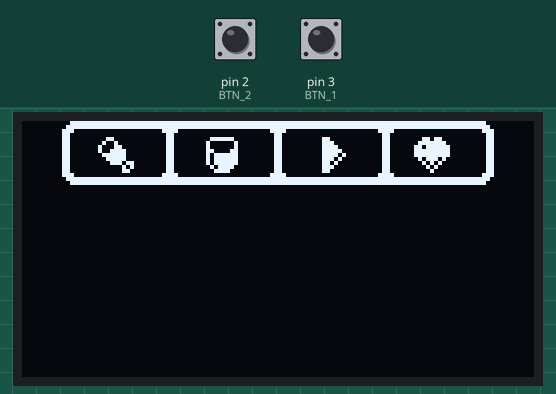
Simulated run of this program. Board: Arduino Uno, built with avr-gcc and run on an emulated ATmega328P. Shown: 128×64 one-colour display. The test bench sets the inputs (shaded band); at power-on: pin 3 (BTN_1) HIGH, pin 2 (BTN_2) HIGH. What the program prints to the serial monitor is not drawn.

Above: at 3.2 s.
3.3 s: pin 3 (BTN_1) pulled LOW for 1 s
At 3.44 s:
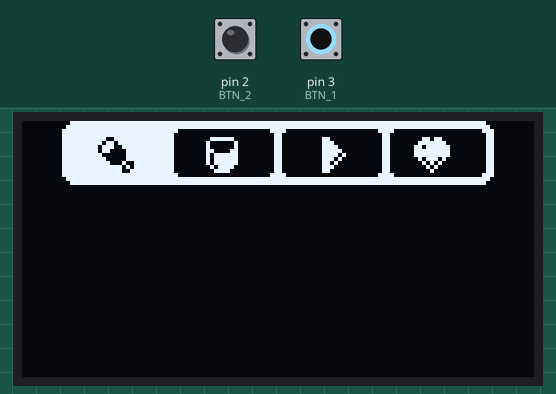
At 3.9 s:
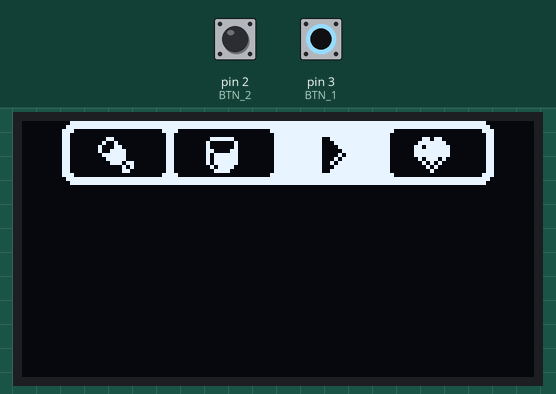
5.8 s: pin 3 (BTN_1) pulled LOW for 0.15 s
7.4 s: pin 3 (BTN_1) pulled LOW for 3.2 s
At 7.54 s:
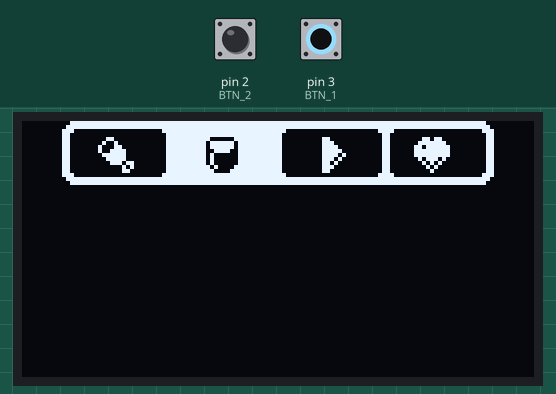
Timing chart, 0 to 10.4 s (numbered marks = the images above; inputs shaded):
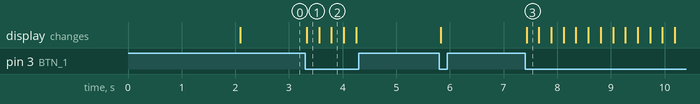

The program:

main.cpp
```cpp
#include <Arduino.h>
#include <Wire.h>
#include <Adafruit_GFX.h>
#include <Adafruit_SSD1306.h>
#include "Menu.h"

#define BTN_1 3
#define BTN_2 2

Adafruit_SSD1306 mainDisplay(128, 64, &Wire, -1);
Menu monMenu(&mainDisplay);

int etatMenu = 0;
bool lastStateBtn1 = HIGH;
bool lastStateBtn2 = HIGH;

void setup() {
  Serial.begin(9600);
  pinMode(BTN_1, INPUT_PULLUP);
  pinMode(BTN_2, INPUT_PULLUP);

  Serial.println("test-serial");

  mainDisplay.begin(SSD1306_SWITCHCAPVCC, 0x3c);
  mainDisplay.clearDisplay();

  monMenu.yellowSquare();
  delay(2000);
  monMenu.showMenu();
}

void loop() {
  bool currentStateBtn1 = digitalRead(BTN_1);
  bool currentStateBtn2 = digitalRead(BTN_2);

  if (lastStateBtn1 == HIGH && currentStateBtn1 == LOW) {
    etatMenu = (etatMenu + 1) % 5; // Cycle through 0 to 4
    monMenu.setOption(etatMenu);
    monMenu.draw();
    delay(200); // Debounce delay
  }

}
```

Menu.h
```cpp
#ifndef MENU_H
#define MENU_H

#include <Arduino.h>
#include <Adafruit_GFX.h>
#include <Adafruit_SSD1306.h>

class Menu {
  private:
    int currentOption;
    unsigned long lastUpdate;
    Adafruit_SSD1306* display;

  public:
    Menu(Adafruit_SSD1306* displayPtr); // Constructor
    void yellowSquare();
    void showMenu();
    void setOption(int option);
    void draw();
};

#endif
```

Pet.cpp
```cpp

```

Source omitted: Menu.cpp (data table, 9713 bytes)

Measured:
- after the input at 3.3 s, the display: changes at once (image 1)
- after the input at 7.4 s, the display: changes at once (image 3)
